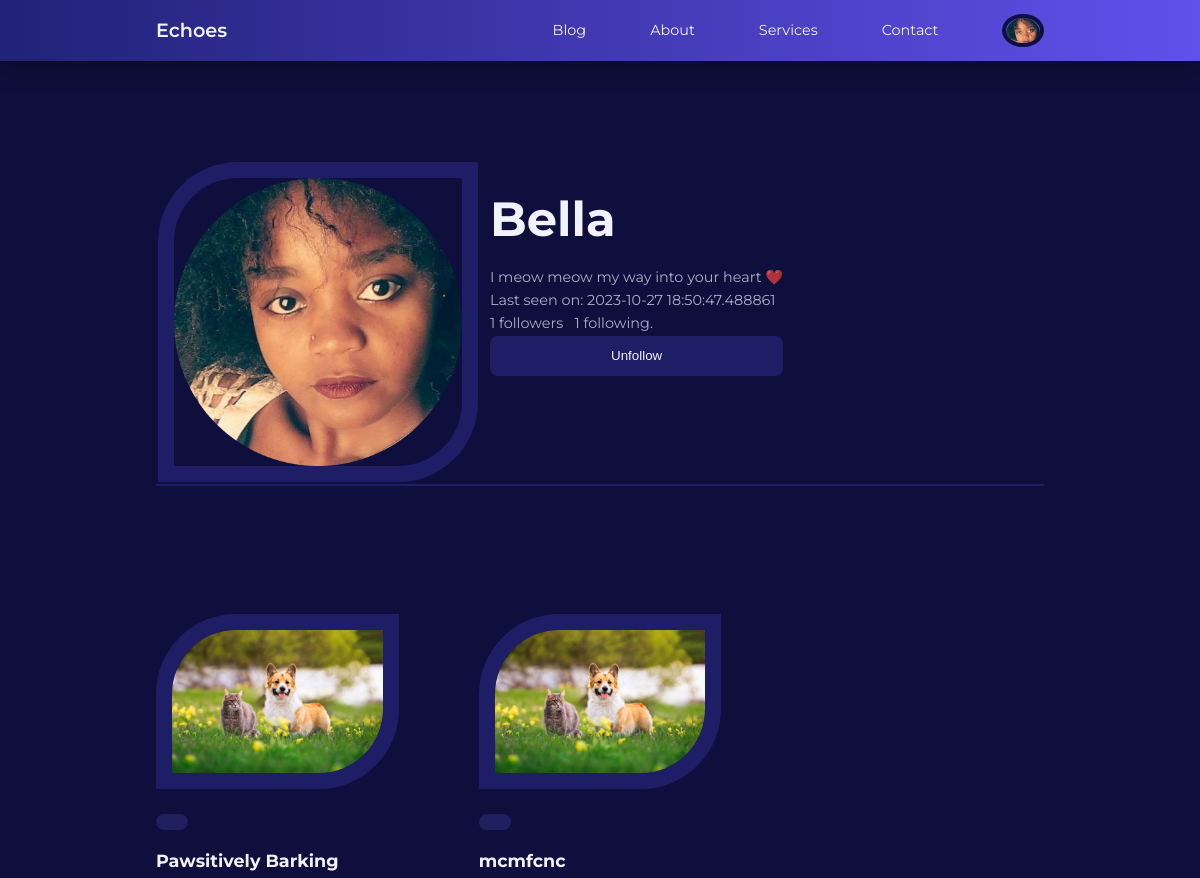
/user/Bella (signed in, upper part), run on an earlier commit of the app's database.
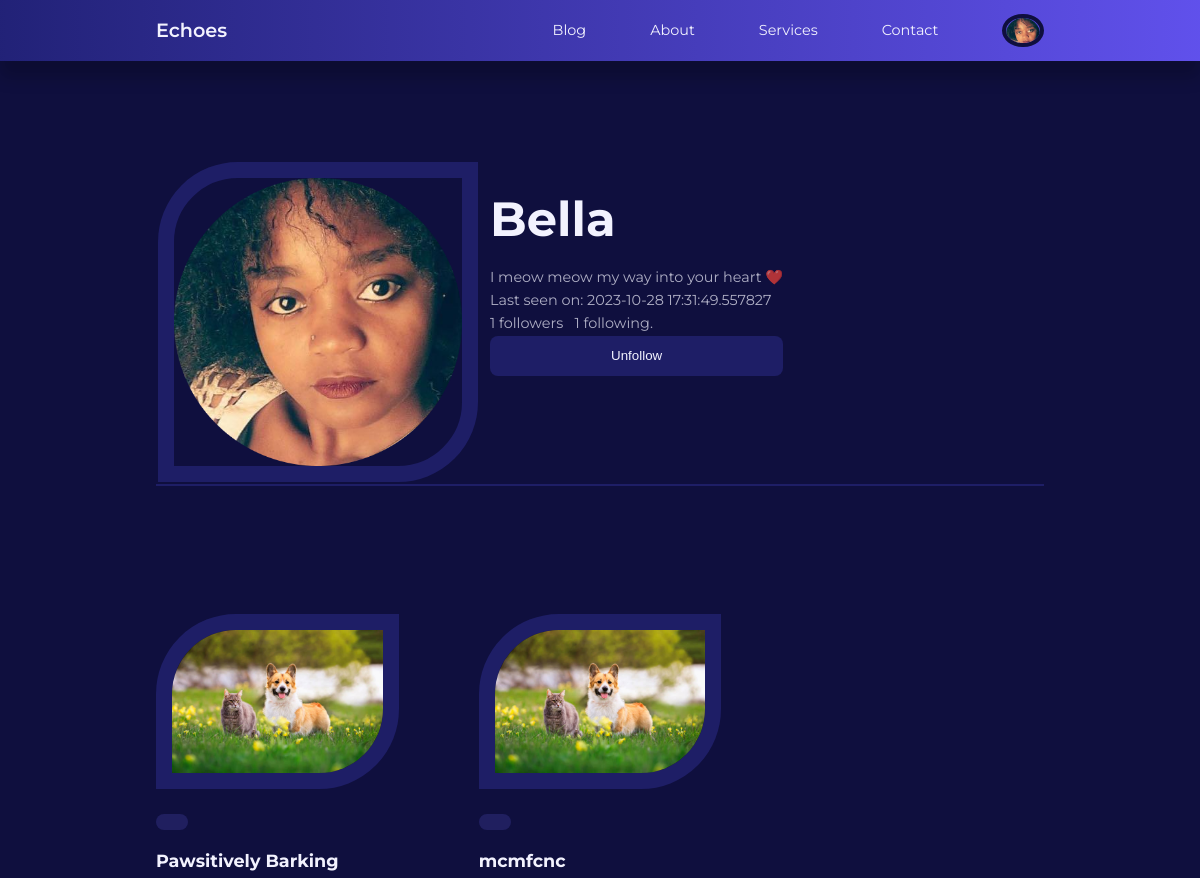
And on a later commit of the database.
### app/models.py (models this page shows, shortened)
class User(UserMixin, db.Model):
    id = db.Column(db.Integer, primary_key=True)
    username = db.Column(db.String(100), index=True, unique=True)
    email = db.Column(db.String(120), index=True, unique=True)
    password_hash = db.Column(db.String(128))
    role = db.Column(db.String(3))
    picture = db.Column(db.String(120), nullable=True)
    posts = db.relationship('Post', backref='author', lazy='dynamic')
    about_me = db.Column(db.String(140))
    last_seen = db.Column(db.DateTime, default=datetime.utcnow)
    followed = db.relationship(
        'User', secondary=followers,
        primaryjoin=(followers.c.follower_id == id),
        secondaryjoin=(followers.c.followed_id == id),
        backref=db.backref('followers', lazy='dynamic'), lazy='dynamic'
    )
    def is_following(self, user):
        return self.followed.filter(
            followers.c.followed_id == user.id).count() > 0

class Post(db.Model):
    id = db.Column(db.Integer, primary_key=True)
    title = db.Column(db.String(120))
    content = db.Column(db.Text)
    image = db.Column(db.String(120), nullable=True)
    timestamp = db.Column(db.DateTime, index=True, default=datetime.utcnow)
    user_id = db.Column(db.Integer, db.ForeignKey('user.id'))

### app/routes.py (the view)
@app.route('/user/<username>')
@login_required
def profile(username):
    user = User.query.filter_by(username=username).first_or_404()
    posts = user.posts
    form = EmptyForm()
    return render_template('profile.html', user=user, posts=posts,
                            form=form)

### app/forms.py
class EmptyForm(FlaskForm):
    submit = SubmitField('Submit')

### app/models.py (called while the page is built)
@login.user_loader
def load_user(id):
    return User.query.get(int(id))

### app/routes.py (called while the page is built)
@app.before_request
def before_request():
    if current_user.is_authenticated:
        current_user.last_seen = datetime.utcnow()
        db.session.commit()

### app/templates/profile.html (shortened to what this page needs)
{% extends "base.html" %}
{% block content %}
<div class="container profile__container">
    <table>
        <tr valign="top">
            <td>
                {% if current_user.picture %}
                <img class="display__pic" src="{{ url_for('static', filename='images/' + current_user.picture) }}">
                {% else %}
                <img src="{{ url_for('static', filename='/images/default_profile_pc.png') }}" alt="Default Image">
                {% endif %}
            </td>
            <td class="user__table">
                <h1>{{ user.username }}</h1>
                {% if user.about_me %}<p>{{ user.about_me }}</p>{% endif %}
                {% if user.last_seen %}<p>Last seen on: {{ user.last_seen }}</p>{% endif %}
                <p>{{ user.followers.count() }} followers &nbsp; {{ user.followed.count() }} following.</p>
                {% if user == current_user %}
                <p>
                    <a class="link__button" href="{{ url_for('edit_profile') }}">Edit your profile</a>&nbsp;
                     <a class="link__button" href="{{ url_for('add_post') }}">Create post </a>
                </p>
                {% else %}
               <p>
                 <form action="{{ url_for('unfollow', username=user.username) }}" method="post">
                    {{ form.submit(value='Unfollow') }}
                </form>
              </p>
              {% endif %}
            </td>
        </tr>
    </table>
    </div>
 <div>
    <section class="posts">
    <div class="container posts__container">
        {% for post in posts %}
        <article class="post">
            <div class="post__thumbnail">
                {% if post.image %}
                <img src="{{ url_for('static', filename='images/' + post.image) }}" alt="Post Image">
                {% else %}
                <img src="{{ url_for('static', filename='/images/blog18.jpg') }}" alt="Default Image">
                {% endif %}
            </div>
            <div class="post__info">
                    <a href="category-posts.html" class="category__button">{{ category }}</a>
                    <h3 class="post__title">{{ post.title }}</h3>
                </div>
        </article>
        {% endfor %}
    </div>
</section>
{% endblock %}

### app/templates/base.html (shortened to what this page needs)
<!DOCTYPE html>
<html lang="en">
<head>
    <link rel="stylesheet" href="{{ url_for('static', filename='styles/styles.css')}}">
    <link rel="stylesheet" href="https://unicons.iconscout.com/release/v4.0.8/css/line.css">
</head>
<body>
    {% block navbar %}
    <nav>
        <div class="container nav__container">
            <a href="/index" class="nav__logo">Echoes</a>
            <ul class="nav__items">
                <li><a href="{{ url_for('blog') }}">Blog</a></li>
                <li><a href="{{ url_for('about') }}">About</a></li>
                <li><a href="{{ url_for('services') }}">Services</a></li>
                <li><a href="{{ url_for('contact') }}">Contact</a></li>
                {% if current_user.is_anonymous %}
                <li><a href="{{ url_for('signin') }}">Sign In</a></li>
                {% else %}
                <li class="nav__profile">
                    <div class="avatar">
                        <img src="{{ url_for('static', filename='images/' ~ current_user.picture) }}" alt="">
                    </div>
                        {% endif %}
                </li>
            </ul>
        </div>
    </nav>
    {% endblock %}
     {% block content %}
    {% endblock %}
</body>
</html>

### app/static/styles/styles.css (style rules this page uses)
:root { --color-primary: #6f6af8; --color-primary-light: hsl(242, 91%, 69%, 18%); --color-primary-variant: #5854c7; --color-red: #da0f3f; --color-red-light: hsl(346, 87%, 46%, 15%); --color-green: #00c476; --color-green-light: hsl(156, 100%, 38%, 15%); --color-gray-900: #1e1e66; --color-gray-700: #2d2b7c; --color-gray-300: rgba(242, 242, 254, 0.3); --color-gray-200: rgba(242, 242, 254, 0.7); --color-white: #f2f2fe; --color-bg: #0f0f3e; --transition: all 300ms ease; --container-width-lg: 74%; --container-width-md: 88%; --form-width: 40%; --card-border-radius-1: 0.3rem; --card-border-radius-2: 0.5rem; --card-border-radius-3: 0.8rem; --card-border-radius-4: 2rem; --card-border-radius-5: 5rem; }
* { box-sizing: border-box; margin: 0; padding: 0; outline: 0; border: 0; appearance: 0; list-style: none; text-decoration: none; }
body { font-family: 'Montserrat', sans-serif; line-height: 1.6; color: var(--color-gray-200); overflow-x: hidden; background: var(--color-bg); font-size: 0.9rem; }
.container { width: var(--container-width-lg); max-width: 1800px; margin-inline: auto; }
section { margin-top: 3rem; width: 100vw; }
h1, h2, h3, h4, h5 { color: var(--color-white); line-height: 1.3; }
h1 { font-size: 3rem; margin: 1rem 0; }
h3 { font-size: 1.1rem; margin: 0.8rem 0 0.5rem; }
a { color: var(--color-white); transition: var(--transition); }
img { display: block; width: 100%; object-fit: cover; }
nav { background: linear-gradient(to right, hsl(240, 56%, 30%), hsl(246, 80%, 62%)); width: 100vw; height: 3.8rem; position: fixed; top: 0; z-index: 10; box-shadow: 0 1rem 1rem rgba(0, 0, 0, 0.2); }
.nav__container { height: 100%; display: flex; align-items: center; justify-content: space-between; }
.avatar { width: 2.6rem; height: 2.1rem; border-radius: 50%; overflow: hidden; border: 0.3rem solid var(--color-bg); }
.nav__logo { font-weight: 600; font-size: 1.2rem; }
.nav__items { display: flex; align-items: center; gap: 4rem; }
.nav__profile { position: relative; cursor: pointer; }
.category__button { background: var(--color-primary-light); color: var(--color-primary); display: inline-block; padding: 0.5rem 1rem; border-radius: var(--card-border-radius-2); font-weight: 600; font-size: 0.8rem; text-align: center; }
.post__thumbnail { border-radius: var(--card-border-radius-5) 0; border: 1rem solid var(--color-gray-900); overflow: hidden; margin-bottom: 1.6rem; }
.posts__container { display: grid; grid-template-columns: repeat(3, 1fr); gap: 5rem; margin-bottom: 5rem; margin-top: 8rem; }
form { display: flex; flex-direction: column; gap: 1rem; }
input, textarea, select { padding: 0.8rem 1.4rem; background: var(--color-gray-900); border-radius: var(--card-border-radius-2); resize: none; color: var(--color-white); }
.profile__container { margin-top: 10rem; border-bottom: 2px solid var(--color-gray-900); }
.display__pic { border-radius: var(--card-border-radius-5) 0; border: 1rem solid var(--color-gray-900); overflow: hidden; height: 20rem; width: 20rem; }
.user__table { padding: 10px; }

What changed in the data, as far as the page shows it:
changed User "Bella": last_seen "2023-10-27 18:50:47.488861" → "2023-10-28 17:31:49.557827"
